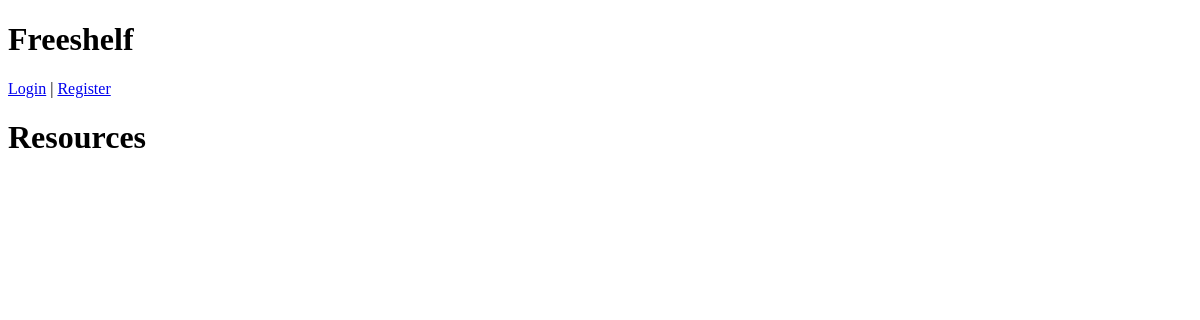
The app's page /, older data.
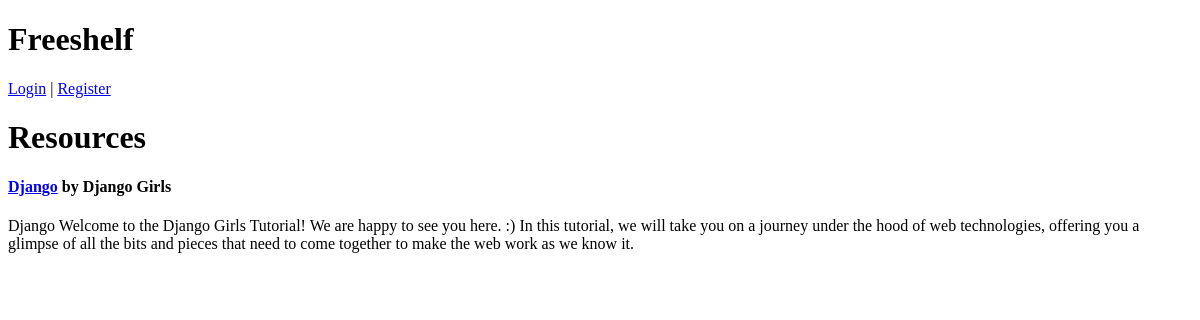
The same page, newer data.
### core/models.py (models this page shows, shortened)
class Resource(models.Model):
    author = models.CharField(max_length=200)
    title = models.CharField(max_length=200)
    description = models.TextField()
    created_date = models.DateTimeField(auto_now_add=True)
    url = models.URLField(blank=True, null=True)
    user = models.ForeignKey('User', on_delete=models.CASCADE, blank=True, null=True)
    category = models.ForeignKey("Category", blank=True, null=True, on_delete=models.CASCADE, related_name="resources")

### core/views.py (the view)
# urls.py: 2. Add a URL to urlpatterns:  path('', views.home, name='home')
def home(request):
    resources = Resource.objects.all()
    return render(request, 'core/home.html', {'resources': resources})

### templates/core/home.html (shortened to what this page needs)
{% extends 'base.html' %}
{% block content %}
<h1>Resources</h1>
{% for resource in resources %}
<h4><a href="{{ resource.url }}">{{ resource.title }}</a> by  {{ resource.author}}</h4>
{{resource.title}}
{{resource.description}}
{% endfor %}
{% endblock %}

Row changes from the older to the newer data that the page shows:
added Resource: title "Django", author "Django Girls", description "Welcome to the Django Girls Tutorial! We are happy to see you here. :) In this tutorial, we will take you on a journey under the hood of web technologies, offering you a glimpse of all the bits and pieces that need to come together to make the web work as we know it."
